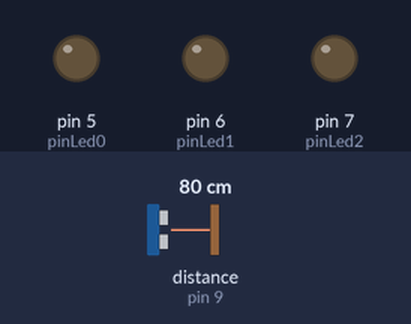
Recording of a sketch running on a simulated Arduino Uno, built with avr-gcc and run on an emulated ATmega328P. Parts: output pins drawn as LEDs (lit = HIGH). Wiring (inferred from the names in the program): ultrasonic range finder: trigger pin 8; echo pin 9. The test bench sets the inputs (shaded band); at power-on: distance to the obstacle (sensor on pin 9) 80 cm. The echo pulse lasts 58.3 µs per cm; pins used as bus, display or sensor lines are not drawn.

Above: at 1.2 s.
1.3 s: distance to the obstacle (sensor on pin 9) set to 22 cm
2.8 s: distance to the obstacle (sensor on pin 9) set to 18 cm
At 3.4 s:
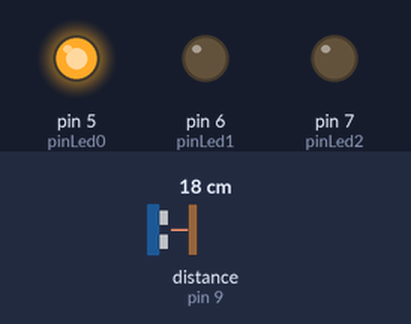
4.3 s: distance to the obstacle (sensor on pin 9) set to 12 cm
5.8 s: distance to the obstacle (sensor on pin 9) set to 9 cm
At 6.9 s:
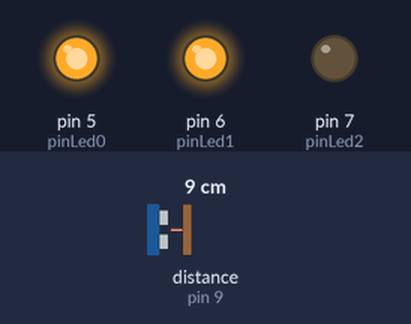
7.3 s: distance to the obstacle (sensor on pin 9) set to 7 cm
8.8 s: distance to the obstacle (sensor on pin 9) set to 4 cm
At 9.1 s:
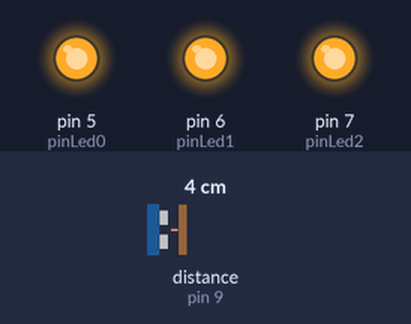
Timing chart, 0 to 11.3 s (numbered marks = the images above; inputs shaded):
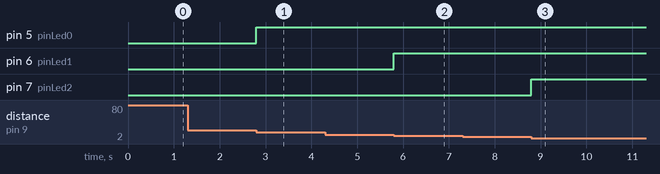

The sketch:

projeto_0004.ino
```cpp
//Autor: Roberto Schneider
//26/11/2023
//Teste de proximidade
//Acendimento dos leds de acordo com a diminuição da distância

//definindo nome para as portas
#define pinLed0 5
#define pinLed1 6
#define pinLed2 7
#define trig 8
#define echo 9

//definindo variáveis
unsigned long tempo;
double distancia;

void setup() {
  // put your setup code here, to run once:
  pinMode(pinLed0, OUTPUT);
  pinMode(pinLed1, OUTPUT);
  pinMode(pinLed2, OUTPUT);
  pinMode(trig, OUTPUT);
  pinMode(echo, INPUT);

  //iniciar o monitor
  //Serial.begin(9600);

  digitalWrite(trig, LOW);
}

void loop() {
  // put your main code here, to run repeatedly:
  digitalWrite(trig, HIGH);
  delayMicroseconds(10);
  digitalWrite(trig, LOW);

  tempo = pulseIn(echo, HIGH);
  distancia = tempo / 58; //distancia em centimetros

  digitalWrite(pinLed0, distancia < 20);
  digitalWrite(pinLed1, distancia < 10);
  digitalWrite(pinLed2, distancia < 5);

  //Serial.println(distancia);
  //delay(300);
}
```

Measured:
- the behaviour switches between 21 and 20 cm on distance to the obstacle (sensor on pin 9) (found by bisection; images 0 and 1)
- the behaviour switches between 11 and 10 cm on distance to the obstacle (sensor on pin 9) (found by bisection; images 1 and 2)
- the behaviour switches between 6 and 5 cm on distance to the obstacle (sensor on pin 9) (found by bisection; images 2 and 3)
- after the input at 1.3 s, every drawn part: stays the same
- after the input at 2.8 s, pin 5 (pinLed0): LOW → HIGH at once
- after the input at 4.3 s, every drawn part: stays the same
- after the input at 5.8 s, pin 6 (pinLed1): LOW → HIGH at once
- after the input at 7.3 s, every drawn part: stays the same
- after the input at 8.8 s, pin 7 (pinLed2): LOW → HIGH at once
